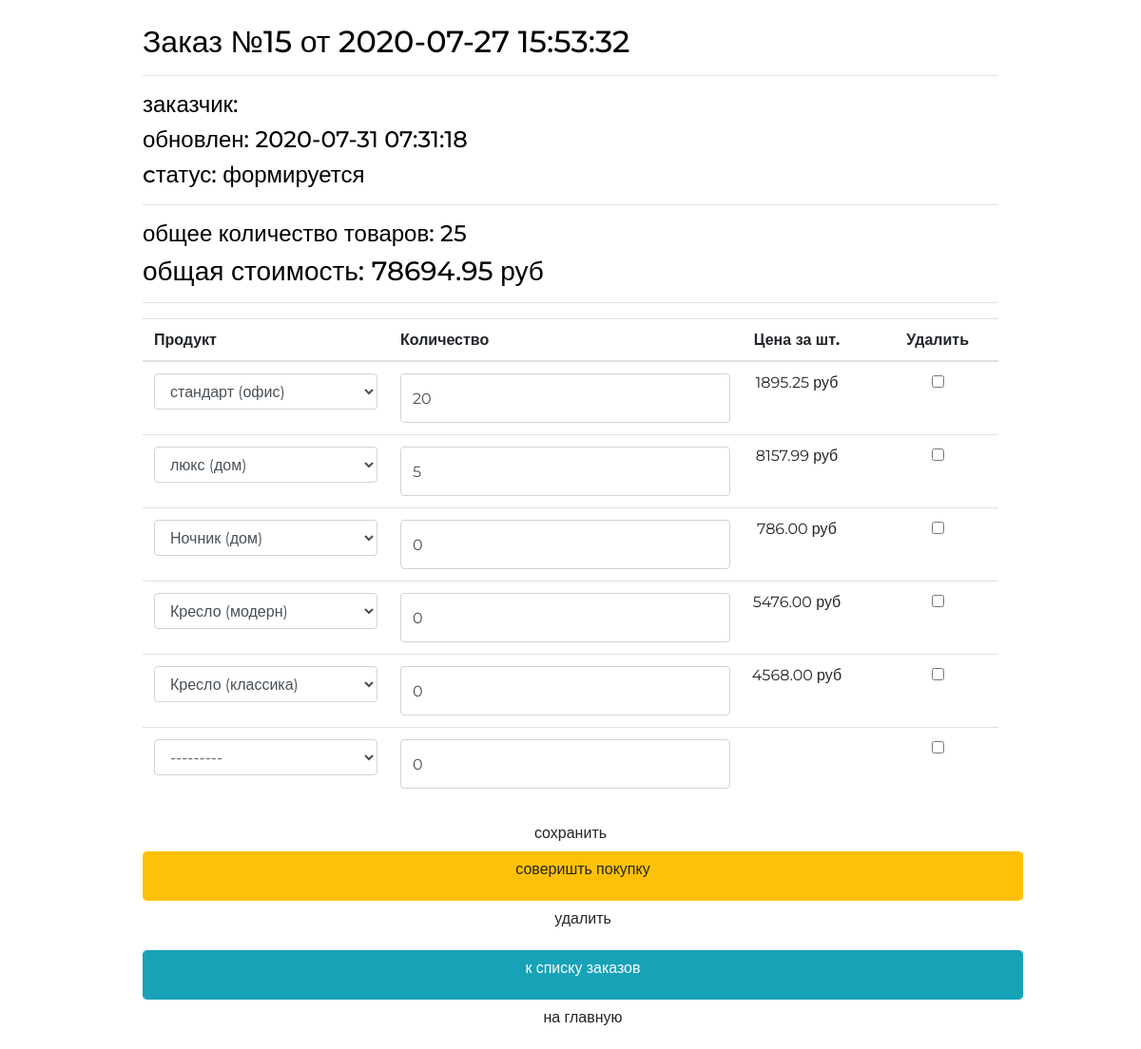
The app's page /order/order/update/15/, older data.
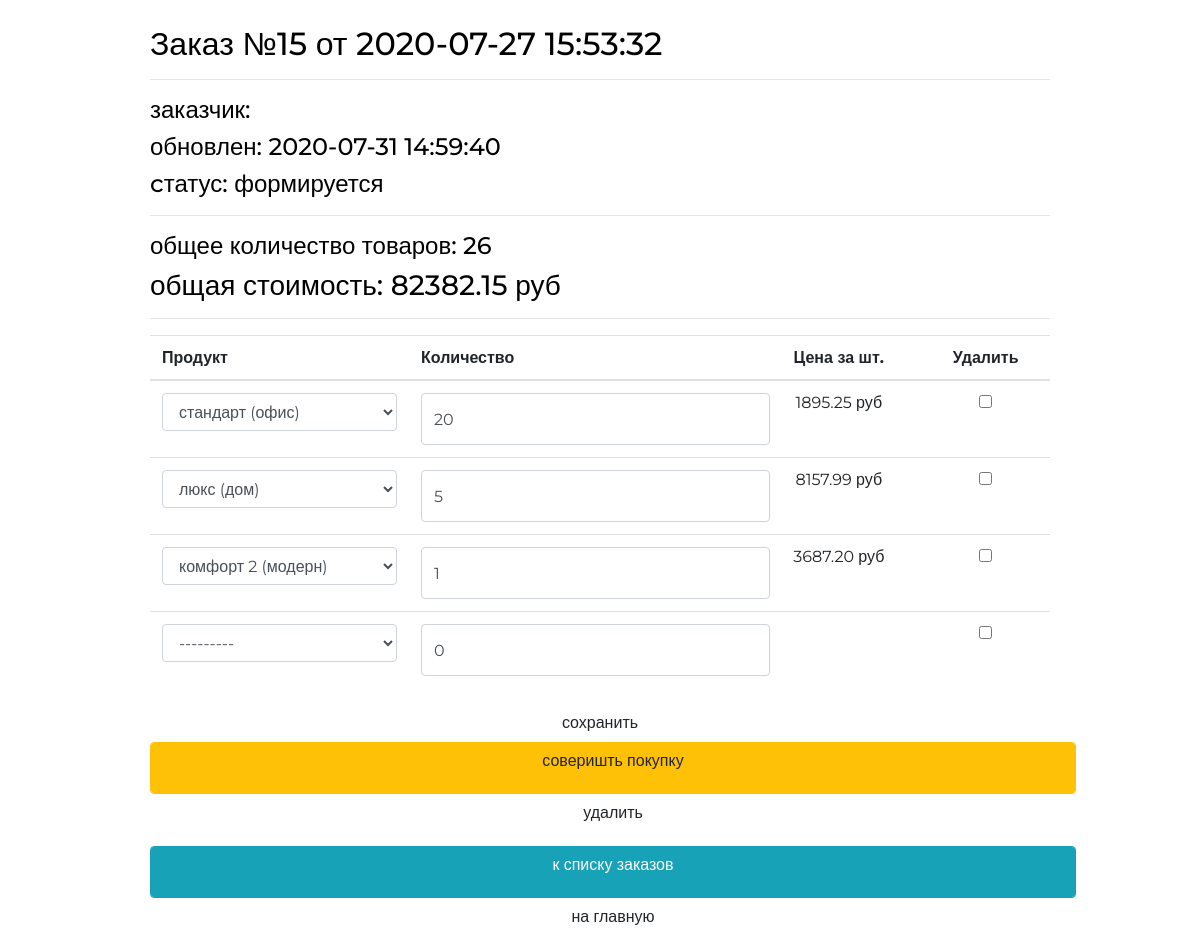
The same page, newer data.
### orderapp/models.py (models this page shows, shortened)
class Order(models.Model):
    FORMING = 'F'
    SENT_TO_PROCEED = 'S'
    PROCEEDED = 'P'
    PAID = 'D'
    READY = 'Y'
    CANCEL = 'C'
    ORDER_STATUS_CHOICES = (
        (FORMING, 'формируется'),
        (SENT_TO_PROCEED, 'отправлен в обработку'),
        (PAID, 'оплачен'),
        (PROCEEDED, 'обрабатывается'),
        (READY, 'готов к выдаче'),
        (CANCEL, 'отменен'),
    )
    user = models.ForeignKey(get_user_model(), on_delete=models.CASCADE)
    created = models.DateTimeField(verbose_name='создан', auto_now_add=True)
    updated = models.DateTimeField(verbose_name='обновлен', auto_now=True)
    status = models.CharField(verbose_name='статус',
                              max_length=1,
                              choices=ORDER_STATUS_CHOICES,
                              default=FORMING)
    is_active = models.BooleanField(verbose_name='активен', default=True)
    class Meta:
        ordering = ('-created',)
        verbose_name = 'заказ'
        verbose_name_plural = 'заказы'
    def get_total_quantity(self):
        items = self.orderitems.all()
        return sum(list(map(lambda x: x.quantity, items)))
    def get_total_cost(self):
        items = self.orderitems.all()
        return sum(list(map(lambda x: x.quantity * x.product.price, items)))

class OrderItem(models.Model):
    order = models.ForeignKey(Order,
                              related_name="orderitems",
                              on_delete=models.CASCADE)
    product = models.ForeignKey(Product,
                                verbose_name='продукт',
                                on_delete=models.CASCADE)
    quantity = models.PositiveIntegerField(verbose_name='количество',
                                           default=0)

### firstapp/models.py (models this page shows)
class Product(models.Model):
    category = models.ForeignKey(ProductCategory,
                                 verbose_name='Категория продукта',
                                 on_delete=models.CASCADE)
    name = models.CharField(verbose_name='Имя продукта', max_length=128)
    image = models.ImageField(upload_to='products_images', blank=True)
    short_desc = models.CharField('Краткое описание продукта', max_length=64, blank=True)
    description = models.TextField('Описание продукта', blank=True)
    price = models.DecimalField('Цена продукта', max_digits=8, decimal_places=2, null=True)
    quantity = models.PositiveIntegerField('Количество на складе', default=0)
    is_active = models.BooleanField(default=True)
    def __str__(self):
        return f'{self.name} ({self.category.name})'

### orderapp/views.py (the view, shortened to what this page needs)
# urls.py: path('order/update/<int:pk>/', orderapp.OrderUpdate.as_view(), name='order_update'),
class OrderUpdate(UpdateView):
    model = Order
    form_class = OrderForm
    success_url = reverse_lazy('orderapp:index')
    def get_context_data(self, **kwargs):
        data = super().get_context_data(**kwargs)
        OrderFormSet = inlineformset_factory(
            Order, OrderItem, form=OrderItemForm, extra=1
        )
        if self.request.POST:
            formset = OrderFormSet(
                self.request.POST, self.request.FILES,
                instance=self.object
            )
        else:
            formset = OrderFormSet(instance=self.object)
            for form in formset.forms:
                if form.instance.pk:  # object in db
                    form.initial['price'] = form.instance.product.price
        data['orderitems'] = formset
        return data

### orderapp/forms.py
class OrderForm(BaseFormControlForm):
    class Meta:
        model = Order
        exclude = ('user', 'status', 'is_active')

### basketapp/context_processors.py (called while the page is built)
def basket(request):
    if request.user.is_authenticated:
        basket = request.user.basket.all()
    else:
        basket = []
    return {
        'basket': basket,
    }

### orderapp/templates/orderapp/order_form.html (shortened to what this page needs)
{% extends "orderapp/base.html" %}
{% load static %}
{% block container %}
    {% include 'orderapp/includes/inc__order_summary.html' %}
    <div class="order_form">
        <form method="post">
            <table class="table">
                {% for form in orderitems.forms %}
                    {% if forloop.first %}
                        <thead>
                        <tr>
                            {% for field in form.visible_fields %}
                                <th class="{% cycle 'td1' 'td2' 'td3' 'td4' %} order formset_td">
                                    {{ field.label|capfirst }}
                                </th>
                            {% endfor %}
                        </tr>
                        </thead>
                    {% endif %}
                    <tr class="formset_row">
                        {% for field in form.visible_fields %}
                            <td class="{% cycle 'td1' 'td2' 'td3' 'td4' %} order formset_td">
                                {% if field.name == 'price' %}
                                    {% if field.value %}
                                        <span class="orderitems-{{ forloop.parentloop.counter0 }}-price">
                                            {{ field.value }}
                                        </span> руб
                                    {% endif %}
                                {% else %}
                                    {{ field }}
                                {% endif %}
                            </td>
                        {% endfor %}
                    </tr>
                {% endfor %}
            </table>
            <input type="submit" value="сохранить"
                   class="btn btn-default btn-round form-control last">
            {% include 'orderapp/includes/inc__order_actions.html' %}
        </form>
    </div>
{% endblock %}

### orderapp/templates/orderapp/includes/inc__order_summary.html (shortened to what this page needs)
{% if object %}
    <div class="h2">Заказ №{{ object.pk }} от {{ object.created|date:"Y-m-d H:i:s" }}</div>
    <hr>
    <div class="h4">заказчик: {{ user.last_name }} {{ user.first_name }} </div>
    <div class="h4">обновлен: {{ object.updated|date:"Y-m-d H:i:s" }}</div>
    <div class="h4">cтатус: {{ object.get_status_display }}</div>
    <hr>
    <div class="h4">
        общее количество товаров: <span class="order_total_quantity">{{ object.get_total_quantity }}</span>
    </div>
    <div class="h3">
        общая стоимость: <span class="order_total_cost">{{ object.get_total_cost }}</span> руб
    </div>
{% endif %}
<hr>

Row changes from the older to the newer data that the page shows:
no longer on this page (row unchanged): Product: value "786.00"
no longer on this page (row unchanged): Product: value "5476.00"
no longer on this page (row unchanged): Product: value "4568.00"
changed Order "формируется": updated "2020-07-31 07:31:18" → "2020-07-31 14:59:40"; get_total_quantity "25" → "26"; get_total_cost "78694.95" → "82382.15"
now on this page (row edited): Product: value "3687.20"
Text that changed along with them:
form field field: "Ночник (дом)" → "комфорт 2 (модерн)"
form field field: "0" → "1"
form field field: "Кресло (модерн)" → "---------"
list line gone: "руб"
new list line: "руб"
list line gone: "руб ☐"
list line gone: "Кресло (классика) 0 руб ☐"
list line gone: "--------- 0 ☐"
